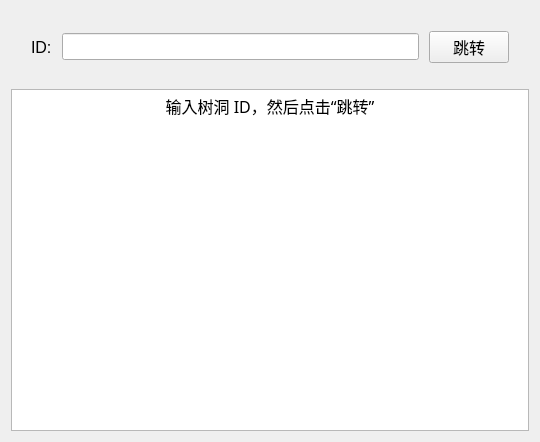
<?xml version="1.0" encoding="UTF-8"?>
<ui version="4.0">
 <class>PKUHoleClass</class>
 <widget class="QMainWindow" name="PKUHoleClass">
  <property name="windowModality">
   <enum>Qt::NonModal</enum>
  </property>
  <property name="geometry">
   <rect>
    <x>0</x>
    <y>0</y>
    <width>540</width>
    <height>442</height>
   </rect>
  </property>
  <property name="sizePolicy">
   <sizepolicy hsizetype="Preferred" vsizetype="Preferred">
    <horstretch>0</horstretch>
    <verstretch>0</verstretch>
   </sizepolicy>
  </property>
  <property name="windowTitle">
   <string>P大树洞</string>
  </property>
  <widget class="QWidget" name="centralWidget">
   <property name="enabled">
    <bool>true</bool>
   </property>
   <property name="sizePolicy">
    <sizepolicy hsizetype="Expanding" vsizetype="Expanding">
     <horstretch>0</horstretch>
     <verstretch>0</verstretch>
    </sizepolicy>
   </property>
   <layout class="QVBoxLayout" name="verticalLayout">
    <item>
     <layout class="QHBoxLayout" name="horizontalLayout">
      <property name="spacing">
       <number>10</number>
      </property>
      <property name="leftMargin">
       <number>20</number>
      </property>
      <property name="topMargin">
       <number>20</number>
      </property>
      <property name="rightMargin">
       <number>20</number>
      </property>
      <property name="bottomMargin">
       <number>20</number>
      </property>
      <item>
       <widget class="QLabel" name="IDHint">
        <property name="font">
         <font>
          <family>Microsoft YaHei UI</family>
          <pointsize>12</pointsize>
         </font>
        </property>
        <property name="text">
         <string>ID:</string>
        </property>
       </widget>
      </item>
      <item>
       <widget class="QLineEdit" name="IDEdit">
        <property name="font">
         <font>
          <family>Microsoft YaHei UI</family>
          <pointsize>12</pointsize>
         </font>
        </property>
       </widget>
      </item>
      <item>
       <widget class="QPushButton" name="jumpButton">
        <property name="font">
         <font>
          <family>Microsoft YaHei UI</family>
          <pointsize>12</pointsize>
         </font>
        </property>
        <property name="text">
         <string>跳转</string>
        </property>
       </widget>
      </item>
     </layout>
    </item>
    <item>
     <widget class="QTextBrowser" name="textBrowser">
      <property name="font">
       <font>
        <family>Microsoft YaHei</family>
        <pointsize>12</pointsize>
        <weight>50</weight>
        <italic>false</italic>
        <bold>false</bold>
        <kerning>true</kerning>
       </font>
      </property>
      <property name="mouseTracking">
       <bool>true</bool>
      </property>
      <property name="html">
       <string>&lt;!DOCTYPE HTML PUBLIC &quot;-//W3C//DTD HTML 4.0//EN&quot; &quot;http://www.w3.org/TR/REC-html40/strict.dtd&quot;&gt;
&lt;html&gt;&lt;head&gt;&lt;meta name=&quot;qrichtext&quot; content=&quot;1&quot; /&gt;&lt;style type=&quot;text/css&quot;&gt;
p, li { white-space: pre-wrap; }
&lt;/style&gt;&lt;/head&gt;&lt;body style=&quot; font-family:'Microsoft YaHei'; font-size:12pt; font-weight:400; font-style:normal;&quot;&gt;
&lt;p align=&quot;center&quot; style=&quot; margin-top:0px; margin-bottom:0px; margin-left:0px; margin-right:0px; -qt-block-indent:0; text-indent:0px;&quot;&gt;输入树洞 ID，然后点击“跳转”&lt;/p&gt;&lt;/body&gt;&lt;/html&gt;</string>
      </property>
     </widget>
    </item>
   </layout>
  </widget>
 </widget>
 <layoutdefault spacing="6" margin="11"/>
 <resources>
  <include location="PKUHole.qrc"/>
 </resources>
 <connections>
  <connection>
   <sender>jumpButton</sender>
   <signal>clicked()</signal>
   <receiver>PKUHoleClass</receiver>
   <slot>jump()</slot>
   <hints>
    <hint type="sourcelabel">
     <x>469</x>
     <y>43</y>
    </hint>
    <hint type="destinationlabel">
     <x>424</x>
     <y>8</y>
    </hint>
   </hints>
  </connection>
 </connections>
 <slots>
  <slot>jump()</slot>
 </slots>
</ui>
